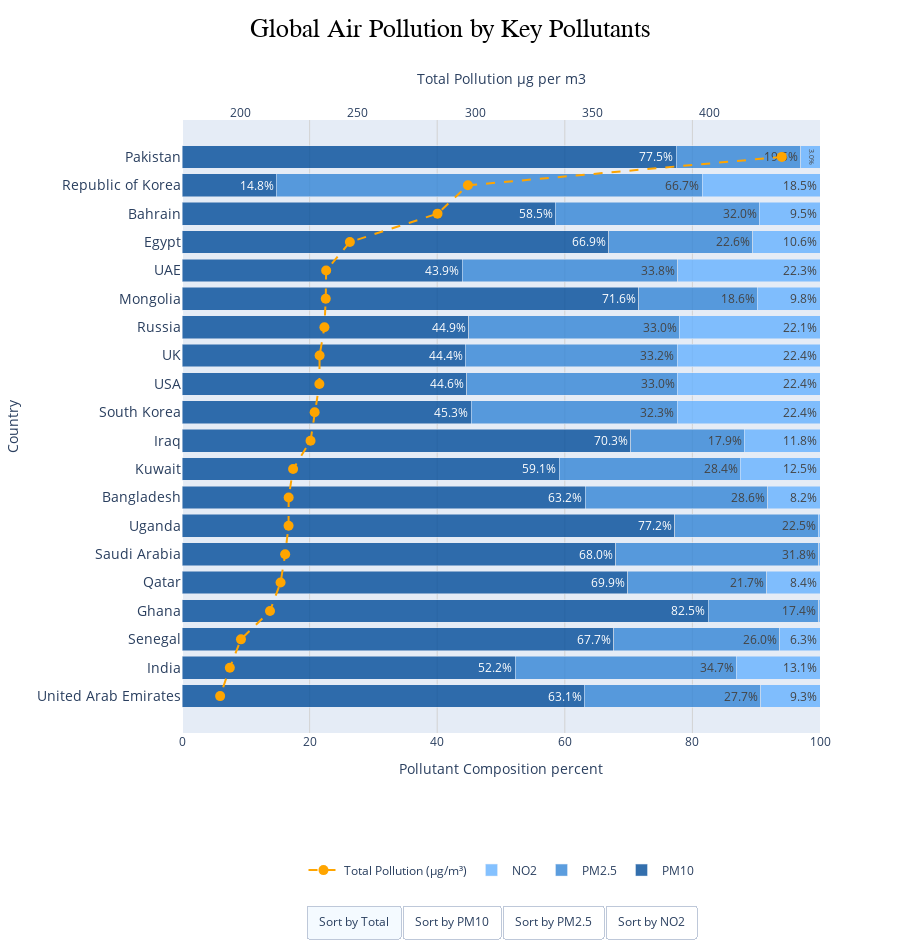

The notebook cell this image was saved under:
### Code cell
import plotly.graph_objects as go
import pandas as pd

merged_final['Total'] = merged_final['PM10'] + merged_final['PM2.5'] + merged_final['NO2']
merged_final['PM10_percent'] = merged_final['PM10'] / merged_final['Total'] * 100
merged_final['PM2.5_percent'] = merged_final['PM2.5'] / merged_final['Total'] * 100
merged_final['NO2_percent'] = merged_final['NO2'] / merged_final['Total'] * 100

# Top 20 countries initially by Total
top_countries = merged_final.sort_values(by='Total', ascending=False).head(20).reset_index(drop=True)

MONO_COLORS = {
    'PM10_percent': 'rgba(0, 76, 153, 0.8)',
    'PM2.5_percent': 'rgba(51, 133, 214, 0.8)',
    'NO2_percent': 'rgba(102, 178, 255, 0.8)'
}
TOTAL_COLOR = 'orange'
def create_traces(df):
    traces = []
    for pollutant in ['PM10_percent', 'PM2.5_percent', 'NO2_percent']:
        traces.append(go.Bar(
            x=df[pollutant],
            y=df['Country'],
            name=pollutant.replace('_percent', ''),
            orientation='h',
            marker=dict(color=MONO_COLORS[pollutant]),
            text=[f"{v:.1f}%" if v>1 else "" for v in df[pollutant]], 
            textposition='inside',
            hovertemplate=(
                "<b>%{y}</b><br>" +
                pollutant.replace('_percent', '') + ": %{customdata:.1f} µg/m³<extra></extra>"
            ),
            customdata=(df[pollutant] * df['Total'] / 100)  
        ))
    # Pollution line
    traces.append(go.Scatter(
        x=df['Total'],
        y=df['Country'],
        mode='markers+lines',
        name='Total Pollution (µg/m³)',
        marker=dict(color=TOTAL_COLOR, size=10),
        line=dict(color=TOTAL_COLOR, width=2, dash='dash'),
        hovertemplate="<b>%{y}</b><br>Total: %{x:.1f} µg/m³<extra></extra>",
        xaxis='x2'
    ))
    return traces

fig = go.Figure(data=create_traces(top_countries.sort_values(by='Total', ascending=False)))

# Buttons
buttons = []
for col in ['Total', 'PM10', 'PM2.5', 'NO2']:
    sorted_df = top_countries.sort_values(by=col, ascending=False).reset_index(drop=True)
    sorted_df['PM10_percent'] = sorted_df['PM10'] / sorted_df['Total'] * 100
    sorted_df['PM2.5_percent'] = sorted_df['PM2.5'] / sorted_df['Total'] * 100
    sorted_df['NO2_percent'] = sorted_df['NO2'] / sorted_df['Total'] * 100

    buttons.append(dict(
        label=f"Sort by {col}",
        method="update",
        args=[{
            'x': [sorted_df['PM10_percent'], sorted_df['PM2.5_percent'], sorted_df['NO2_percent'], sorted_df['Total']],
            'y': [sorted_df['Country']]*4,
            'text': [
                [f"{v:.1f}%" if v>1 else "" for v in sorted_df['PM10_percent']],
                [f"{v:.1f}%" if v>1 else "" for v in sorted_df['PM2.5_percent']],
                [f"{v:.1f}%" if v>1 else "" for v in sorted_df['NO2_percent']],
                None  # scatter trace has no text
            ],
            'customdata': [
                sorted_df['PM10'] , sorted_df['PM2.5'], sorted_df['NO2'], sorted_df['Total']
            ]
        },
        {'layout.title.text': f")"}]
    ))

fig.update_layout(
    
    barmode='stack',
    height=950,  
    margin=dict(t=120, b=120),
    xaxis=dict(
        title='Pollutant Composition percent',
        range=[0, 100],
        showgrid=True,
        gridcolor='lightgray'
    ),
    xaxis2=dict(
        title='Total Pollution µg per m3',
        overlaying='x',
        side='top',
        showgrid=False
    ),
    yaxis=dict(
        title='Country',
        autorange='reversed',
        tickfont=dict(size=14),       
        automargin=True               
    ),
    legend=dict(
        orientation='h',
        yanchor='top',
        y=-0.2,
        xanchor='center',
        x=0.5
    ),
    updatemenus=[dict(
        type="buttons",
        direction="right",
        x=0.5,
        y=-0.28,
        showactive=True,
        buttons=buttons,
        xanchor='center',
        yanchor='top'
    )]
)

for trace in fig.data:
    if isinstance(trace, go.Bar):
        trace.width = 0.8 

fig.update_layout(
    title=dict(
        text='Global Air Pollution by Key Pollutants',
        x=0.5,         
        y=0.98,        
        font=dict(size=26, color='black', family='Arial, sans-serif')
    )
)

fig.show()

### Figure 1 — Plotly figure (JSON) as saved in the notebook; plotly's stock layout.template omitted (floating-point values rounded to 4 significant figures)
{"data": [{"customdata": [333.5, 43.93, 166.2, 165.0, 103.9, 169.2, 105.9, 103.8, 104.3, 105.0, 161.6, 131.5, 139.4, 170.4, 148.9, 151.8, 175.4, 135.5, 102.1, 120.7], "hovertemplate": "<b>%{y}</b><br>PM10: %{customdata:.1f} µg/m³<extra></extra>", "marker": {"color": "rgba(0, 76, 153, 0.8)"}, "name": "PM10", "orientation": "h", "text": ["77.5%", "14.8%", "58.5%", "66.9%", "43.9%", "71.6%", "44.9%", "44.4%", "44.6%", "45.3%", "70.3%", "59.1%", "63.2%", "77.2%", "68.0%", "69.9%", "82.5%", "67.7%", "52.2%", "63.1%"], "textposition": "inside", "type": "bar", "width": 0.8, "x": [77.45, 14.79, 58.53, 66.88, 43.91, 71.58, 44.92, 44.42, 44.62, 45.32, 70.3, 59.1, 63.18, 77.25, 67.96, 69.87, 82.46, 67.65, 52.2, 63.07], "y": ["Pakistan", "Republic of Korea", "Bahrain", "Egypt", "UAE", "Mongolia", "Russia", "UK", "USA", "South Korea", "Iraq", "Kuwait", "Bangladesh", "Uganda", "Saudi Arabia", "Qatar", "Ghana", "Senegal", "India", "United Arab Emirates"]}, {"customdata": [84.12, 198.1, 90.76, 55.64, 80.01, 43.99, 77.88, 77.61, 77.11, 74.8, 41.07, 63.24, 63.09, 49.64, 69.69, 47.23, 36.9, 52.09, 67.86, 52.98], "hovertemplate": "<b>%{y}</b><br>PM2.5: %{customdata:.1f} µg/m³<extra></extra>", "marker": {"color": "rgba(51, 133, 214, 0.8)"}, "name": "PM2.5", "orientation": "h", "text": ["19.5%", "66.7%", "32.0%", "22.6%", "33.8%", "18.6%", "33.0%", "33.2%", "33.0%", "32.3%", "17.9%", "28.4%", "28.6%", "22.5%", "31.8%", "21.7%", "17.4%", "26.0%", "34.7%", "27.7%"], "textposition": "inside", "type": "bar", "width": 0.8, "x": [19.53, 66.72, 31.96, 22.56, 33.82, 18.61, 33.02, 33.2, 33.0, 32.29, 17.86, 28.42, 28.59, 22.5, 31.8, 21.75, 17.35, 26.01, 34.7, 27.67], "y": ["Pakistan", "Republic of Korea", "Bahrain", "Egypt", "UAE", "Mongolia", "Russia", "UK", "USA", "South Korea", "Iraq", "Kuwait", "Bangladesh", "Uganda", "Saudi Arabia", "Qatar", "Ghana", "Senegal", "India", "United Arab Emirates"]}, {"customdata": [12.96, 54.89, 27.01, 26.06, 52.68, 23.2, 52.03, 52.33, 52.3, 51.88, 27.22, 27.76, 18.15, 0.546, 0.5143, 18.2, 0.4, 12.71, 25.63, 17.73], "hovertemplate": "<b>%{y}</b><br>NO2: %{customdata:.1f} µg/m³<extra></extra>", "marker": {"color": "rgba(102, 178, 255, 0.8)"}, "name": "NO2", "orientation": "h", "text": ["3.0%", "18.5%", "9.5%", "10.6%", "22.3%", "9.8%", "22.1%", "22.4%", "22.4%", "22.4%", "11.8%", "12.5%", "8.2%", "", "", "8.4%", "", "6.3%", "13.1%", "9.3%"], "textposition": "inside", "type": "bar", "width": 0.8, "x": [3.01, 18.49, 9.511, 10.56, 22.27, 9.813, 22.06, 22.38, 22.38, 22.39, 11.84, 12.48, 8.228, 0.2475, 0.2347, 8.38, 0.1881, 6.343, 13.1, 9.263], "y": ["Pakistan", "Republic of Korea", "Bahrain", "Egypt", "UAE", "Mongolia", "Russia", "UK", "USA", "South Korea", "Iraq", "Kuwait", "Bangladesh", "Uganda", "Saudi Arabia", "Qatar", "Ghana", "Senegal", "India", "United Arab Emirates"]}, {"hovertemplate": "<b>%{y}</b><br>Total: %{x:.1f} µg/m³<extra></extra>", "line": {"color": "orange", "dash": "dash", "width": 2}, "marker": {"color": "orange", "size": 10}, "mode": "markers+lines", "name": "Total Pollution (µg/m³)", "type": "scatter", "x": [430.6, 296.9, 284.0, 246.7, 236.6, 236.4, 235.8, 233.8, 233.7, 231.7, 229.9, 222.5, 220.6, 220.6, 219.1, 217.2, 212.7, 200.3, 195.6, 191.5], "xaxis": "x2", "y": ["Pakistan", "Republic of Korea", "Bahrain", "Egypt", "UAE", "Mongolia", "Russia", "UK", "USA", "South Korea", "Iraq", "Kuwait", "Bangladesh", "Uganda", "Saudi Arabia", "Qatar", "Ghana", "Senegal", "India", "United Arab Emirates"]}], "layout": {"barmode": "stack", "height": 950, "legend": {"orientation": "h", "x": 0.5, "xanchor": "center", "y": -0.2, "yanchor": "top"}, "margin": {"b": 120, "t": 120}, "title": {"font": {"color": "black", "family": "Arial, sans-serif", "size": 26}, "text": "Global Air Pollution by Key Pollutants", "x": 0.5, "y": 0.98}, "updatemenus": [{"buttons": [{"args": [{"customdata": [[333.5, 43.93, 166.2, 165.0, 103.9, 169.2, 105.9, 103.8, 104.3, 105.0, 161.6, 131.5, 139.4, 170.4, 148.9, 151.8, 175.4, 135.5, 102.1, 120.7], [84.12, 198.1, 90.76, 55.64, 80.01, 43.99, 77.88, 77.61, 77.11, 74.8, 41.07, 63.24, 63.09, 49.64, 69.69, 47.23, 36.9, 52.09, 67.86, 52.98], [12.96, 54.89, 27.01, 26.06, 52.68, 23.2, 52.03, 52.33, 52.3, 51.88, 27.22, 27.76, 18.15, 0.546, 0.5143, 18.2, 0.4, 12.71, 25.63, 17.73], [430.6, 296.9, 284.0, 246.7, 236.6, 236.4, 235.8, 233.8, 233.7, 231.7, 229.9, 222.5, 220.6, 220.6, 219.1, 217.2, 212.7, 200.3, 195.6, 191.5]], "text": [["77.5%", "14.8%", "58.5%", "66.9%", "43.9%", "71.6%", "44.9%", "44.4%", "44.6%", "45.3%", "70.3%", "59.1%", "63.2%", "77.2%", "68.0%", "69.9%", "82.5%", "67.7%", "52.2%", "63.1%"], ["19.5%", "66.7%", "32.0%", "22.6%", "33.8%", "18.6%", "33.0%", "33.2%", "33.0%", "32.3%", "17.9%", "28.4%", "28.6%", "22.5%", "31.8%", "21.7%", "17.4%", "26.0%", "34.7%", "27.7%"], ["3.0%", "18.5%", "9.5%", "10.6%", "22.3%", "9.8%", "22.1%", "22.4%", "22.4%", "22.4%", "11.8%", "12.5%", "8.2%", "", "", "8.4%", "", "6.3%", "13.1%", "9.3%"], null], "x": [[77.45, 14.79, 58.53, 66.88, 43.91, 71.58, 44.92, 44.42, 44.62, 45.32, 70.3, 59.1, 63.18, 77.25, 67.96, 69.87, 82.46, 67.65, 52.2, 63.07], [19.53, 66.72, 31.96, 22.56, 33.82, 18.61, 33.02, 33.2, 33.0, 32.29, 17.86, 28.42, 28.59, 22.5, 31.8, 21.75, 17.35, 26.01, 34.7, 27.67], [3.01, 18.49, 9.511, 10.56, 22.27, 9.813, 22.06, 22.38, 22.38, 22.39, 11.84, 12.48, 8.228, 0.2475, 0.2347, 8.38, 0.1881, 6.343, 13.1, 9.263], [430.6, 296.9, 284.0, 246.7, 236.6, 236.4, 235.8, 233.8, 233.7, 231.7, 229.9, 222.5, 220.6, 220.6, 219.1, 217.2, 212.7, 200.3, 195.6, 191.5]], "y": [["Pakistan", "Republic of Korea", "Bahrain", "Egypt", "UAE", "Mongolia", "Russia", "UK", "USA", "South Korea", "Iraq", "Kuwait", "Bangladesh", "Uganda", "Saudi Arabia", "Qatar", "Ghana", "Senegal", "India", "United Arab Emirates"], ["Pakistan", "Republic of Korea", "Bahrain", "Egypt", "UAE", "Mongolia", "Russia", "UK", "USA", "South Korea", "Iraq", "Kuwait", "Bangladesh", "Uganda", "Saudi Arabia", "Qatar", "Ghana", "Senegal", "India", "United Arab Emirates"], ["Pakistan", "Republic of Korea", "Bahrain", "Egypt", "UAE", "Mongolia", "Russia", "UK", "USA", "South Korea", "Iraq", "Kuwait", "Bangladesh", "Uganda", "Saudi Arabia", "Qatar", "Ghana", "Senegal", "India", "United Arab Emirates"], ["Pakistan", "Republic of Korea", "Bahrain", "Egypt", "UAE", "Mongolia", "Russia", "UK", "USA", "South Korea", "Iraq", "Kuwait", "Bangladesh", "Uganda", "Saudi Arabia", "Qatar", "Ghana", "Senegal", "India", "United Arab Emirates"]]}, {"layout.title.text": ")"}], "label": "Sort by Total", "method": "update"}, {"args": [{"customdata": [[333.5, 175.4, 170.4, 169.2, 166.2, 165.0, 161.6, 151.8, 148.9, 139.4, 135.5, 131.5, 120.7, 105.9, 105.0, 104.3, 103.9, 103.8, 102.1, 43.93], [84.12, 36.9, 49.64, 43.99, 90.76, 55.64, 41.07, 47.23, 69.69, 63.09, 52.09, 63.24, 52.98, 77.88, 74.8, 77.11, 80.01, 77.61, 67.86, 198.1], [12.96, 0.4, 0.546, 23.2, 27.01, 26.06, 27.22, 18.2, 0.5143, 18.15, 12.71, 27.76, 17.73, 52.03, 51.88, 52.3, 52.68, 52.33, 25.63, 54.89], [430.6, 212.7, 220.6, 236.4, 284.0, 246.7, 229.9, 217.2, 219.1, 220.6, 200.3, 222.5, 191.5, 235.8, 231.7, 233.7, 236.6, 233.8, 195.6, 296.9]], "text": [["77.5%", "82.5%", "77.2%", "71.6%", "58.5%", "66.9%", "70.3%", "69.9%", "68.0%", "63.2%", "67.7%", "59.1%", "63.1%", "44.9%", "45.3%", "44.6%", "43.9%", "44.4%", "52.2%", "14.8%"], ["19.5%", "17.4%", "22.5%", "18.6%", "32.0%", "22.6%", "17.9%", "21.7%", "31.8%", "28.6%", "26.0%", "28.4%", "27.7%", "33.0%", "32.3%", "33.0%", "33.8%", "33.2%", "34.7%", "66.7%"], ["3.0%", "", "", "9.8%", "9.5%", "10.6%", "11.8%", "8.4%", "", "8.2%", "6.3%", "12.5%", "9.3%", "22.1%", "22.4%", "22.4%", "22.3%", "22.4%", "13.1%", "18.5%"], null], "x": [[77.45, 82.46, 77.25, 71.58, 58.53, 66.88, 70.3, 69.87, 67.96, 63.18, 67.65, 59.1, 63.07, 44.92, 45.32, 44.62, 43.91, 44.42, 52.2, 14.79], [19.53, 17.35, 22.5, 18.61, 31.96, 22.56, 17.86, 21.75, 31.8, 28.59, 26.01, 28.42, 27.67, 33.02, 32.29, 33.0, 33.82, 33.2, 34.7, 66.72], [3.01, 0.1881, 0.2475, 9.813, 9.511, 10.56, 11.84, 8.38, 0.2347, 8.228, 6.343, 12.48, 9.263, 22.06, 22.39, 22.38, 22.27, 22.38, 13.1, 18.49], [430.6, 212.7, 220.6, 236.4, 284.0, 246.7, 229.9, 217.2, 219.1, 220.6, 200.3, 222.5, 191.5, 235.8, 231.7, 233.7, 236.6, 233.8, 195.6, 296.9]], "y": [["Pakistan", "Ghana", "Uganda", "Mongolia", "Bahrain", "Egypt", "Iraq", "Qatar", "Saudi Arabia", "Bangladesh", "Senegal", "Kuwait", "United Arab Emirates", "Russia", "South Korea", "USA", "UAE", "UK", "India", "Republic of Korea"], ["Pakistan", "Ghana", "Uganda", "Mongolia", "Bahrain", "Egypt", "Iraq", "Qatar", "Saudi Arabia", "Bangladesh", "Senegal", "Kuwait", "United Arab Emirates", "Russia", "South Korea", "USA", "UAE", "UK", "India", "Republic of Korea"], ["Pakistan", "Ghana", "Uganda", "Mongolia", "Bahrain", "Egypt", "Iraq", "Qatar", "Saudi Arabia", "Bangladesh", "Senegal", "Kuwait", "United Arab Emirates", "Russia", "South Korea", "USA", "UAE", "UK", "India", "Republic of Korea"], ["Pakistan", "Ghana", "Uganda", "Mongolia", "Bahrain", "Egypt", "Iraq", "Qatar", "Saudi Arabia", "Bangladesh", "Senegal", "Kuwait", "United Arab Emirates", "Russia", "South Korea", "USA", "UAE", "UK", "India", "Republic of Korea"]]}, {"layout.title.text": ")"}], "label": "Sort by PM10", "method": "update"}, {"args": [{"customdata": [[43.93, 166.2, 333.5, 103.9, 105.9, 103.8, 104.3, 105.0, 148.9, 102.1, 131.5, 139.4, 165.0, 120.7, 135.5, 170.4, 151.8, 169.2, 161.6, 175.4], [198.1, 90.76, 84.12, 80.01, 77.88, 77.61, 77.11, 74.8, 69.69, 67.86, 63.24, 63.09, 55.64, 52.98, 52.09, 49.64, 47.23, 43.99, 41.07, 36.9], [54.89, 27.01, 12.96, 52.68, 52.03, 52.33, 52.3, 51.88, 0.5143, 25.63, 27.76, 18.15, 26.06, 17.73, 12.71, 0.546, 18.2, 23.2, 27.22, 0.4], [296.9, 284.0, 430.6, 236.6, 235.8, 233.8, 233.7, 231.7, 219.1, 195.6, 222.5, 220.6, 246.7, 191.5, 200.3, 220.6, 217.2, 236.4, 229.9, 212.7]], "text": [["14.8%", "58.5%", "77.5%", "43.9%", "44.9%", "44.4%", "44.6%", "45.3%", "68.0%", "52.2%", "59.1%", "63.2%", "66.9%", "63.1%", "67.7%", "77.2%", "69.9%", "71.6%", "70.3%", "82.5%"], ["66.7%", "32.0%", "19.5%", "33.8%", "33.0%", "33.2%", "33.0%", "32.3%", "31.8%", "34.7%", "28.4%", "28.6%", "22.6%", "27.7%", "26.0%", "22.5%", "21.7%", "18.6%", "17.9%", "17.4%"], ["18.5%", "9.5%", "3.0%", "22.3%", "22.1%", "22.4%", "22.4%", "22.4%", "", "13.1%", "12.5%", "8.2%", "10.6%", "9.3%", "6.3%", "", "8.4%", "9.8%", "11.8%", ""], null], "x": [[14.79, 58.53, 77.45, 43.91, 44.92, 44.42, 44.62, 45.32, 67.96, 52.2, 59.1, 63.18, 66.88, 63.07, 67.65, 77.25, 69.87, 71.58, 70.3, 82.46], [66.72, 31.96, 19.53, 33.82, 33.02, 33.2, 33.0, 32.29, 31.8, 34.7, 28.42, 28.59, 22.56, 27.67, 26.01, 22.5, 21.75, 18.61, 17.86, 17.35], [18.49, 9.511, 3.01, 22.27, 22.06, 22.38, 22.38, 22.39, 0.2347, 13.1, 12.48, 8.228, 10.56, 9.263, 6.343, 0.2475, 8.38, 9.813, 11.84, 0.1881], [296.9, 284.0, 430.6, 236.6, 235.8, 233.8, 233.7, 231.7, 219.1, 195.6, 222.5, 220.6, 246.7, 191.5, 200.3, 220.6, 217.2, 236.4, 229.9, 212.7]], "y": [["Republic of Korea", "Bahrain", "Pakistan", "UAE", "Russia", "UK", "USA", "South Korea", "Saudi Arabia", "India", "Kuwait", "Bangladesh", "Egypt", "United Arab Emirates", "Senegal", "Uganda", "Qatar", "Mongolia", "Iraq", "Ghana"], ["Republic of Korea", "Bahrain", "Pakistan", "UAE", "Russia", "UK", "USA", "South Korea", "Saudi Arabia", "India", "Kuwait", "Bangladesh", "Egypt", "United Arab Emirates", "Senegal", "Uganda", "Qatar", "Mongolia", "Iraq", "Ghana"], ["Republic of Korea", "Bahrain", "Pakistan", "UAE", "Russia", "UK", "USA", "South Korea", "Saudi Arabia", "India", "Kuwait", "Bangladesh", "Egypt", "United Arab Emirates", "Senegal", "Uganda", "Qatar", "Mongolia", "Iraq", "Ghana"], ["Republic of Korea", "Bahrain", "Pakistan", "UAE", "Russia", "UK", "USA", "South Korea", "Saudi Arabia", "India", "Kuwait", "Bangladesh", "Egypt", "United Arab Emirates", "Senegal", "Uganda", "Qatar", "Mongolia", "Iraq", "Ghana"]]}, {"layout.title.text": ")"}], "label": "Sort by PM2.5", "method": "update"}, {"args": [{"customdata": [[43.93, 103.9, 103.8, 104.3, 105.9, 105.0, 131.5, 161.6, 166.2, 165.0, 102.1, 169.2, 151.8, 139.4, 120.7, 333.5, 135.5, 170.4, 148.9, 175.4], [198.1, 80.01, 77.61, 77.11, 77.88, 74.8, 63.24, 41.07, 90.76, 55.64, 67.86, 43.99, 47.23, 63.09, 52.98, 84.12, 52.09, 49.64, 69.69, 36.9], [54.89, 52.68, 52.33, 52.3, 52.03, 51.88, 27.76, 27.22, 27.01, 26.06, 25.63, 23.2, 18.2, 18.15, 17.73, 12.96, 12.71, 0.546, 0.5143, 0.4], [296.9, 236.6, 233.8, 233.7, 235.8, 231.7, 222.5, 229.9, 284.0, 246.7, 195.6, 236.4, 217.2, 220.6, 191.5, 430.6, 200.3, 220.6, 219.1, 212.7]], "text": [["14.8%", "43.9%", "44.4%", "44.6%", "44.9%", "45.3%", "59.1%", "70.3%", "58.5%", "66.9%", "52.2%", "71.6%", "69.9%", "63.2%", "63.1%", "77.5%", "67.7%", "77.2%", "68.0%", "82.5%"], ["66.7%", "33.8%", "33.2%", "33.0%", "33.0%", "32.3%", "28.4%", "17.9%", "32.0%", "22.6%", "34.7%", "18.6%", "21.7%", "28.6%", "27.7%", "19.5%", "26.0%", "22.5%", "31.8%", "17.4%"], ["18.5%", "22.3%", "22.4%", "22.4%", "22.1%", "22.4%", "12.5%", "11.8%", "9.5%", "10.6%", "13.1%", "9.8%", "8.4%", "8.2%", "9.3%", "3.0%", "6.3%", "", "", ""], null], "x": [[14.79, 43.91, 44.42, 44.62, 44.92, 45.32, 59.1, 70.3, 58.53, 66.88, 52.2, 71.58, 69.87, 63.18, 63.07, 77.45, 67.65, 77.25, 67.96, 82.46], [66.72, 33.82, 33.2, 33.0, 33.02, 32.29, 28.42, 17.86, 31.96, 22.56, 34.7, 18.61, 21.75, 28.59, 27.67, 19.53, 26.01, 22.5, 31.8, 17.35], [18.49, 22.27, 22.38, 22.38, 22.06, 22.39, 12.48, 11.84, 9.511, 10.56, 13.1, 9.813, 8.38, 8.228, 9.263, 3.01, 6.343, 0.2475, 0.2347, 0.1881], [296.9, 236.6, 233.8, 233.7, 235.8, 231.7, 222.5, 229.9, 284.0, 246.7, 195.6, 236.4, 217.2, 220.6, 191.5, 430.6, 200.3, 220.6, 219.1, 212.7]], "y": [["Republic of Korea", "UAE", "UK", "USA", "Russia", "South Korea", "Kuwait", "Iraq", "Bahrain", "Egypt", "India", "Mongolia", "Qatar", "Bangladesh", "United Arab Emirates", "Pakistan", "Senegal", "Uganda", "Saudi Arabia", "Ghana"], ["Republic of Korea", "UAE", "UK", "USA", "Russia", "South Korea", "Kuwait", "Iraq", "Bahrain", "Egypt", "India", "Mongolia", "Qatar", "Bangladesh", "United Arab Emirates", "Pakistan", "Senegal", "Uganda", "Saudi Arabia", "Ghana"], ["Republic of Korea", "UAE", "UK", "USA", "Russia", "South Korea", "Kuwait", "Iraq", "Bahrain", "Egypt", "India", "Mongolia", "Qatar", "Bangladesh", "United Arab Emirates", "Pakistan", "Senegal", "Uganda", "Saudi Arabia", "Ghana"], ["Republic of Korea", "UAE", "UK", "USA", "Russia", "South Korea", "Kuwait", "Iraq", "Bahrain", "Egypt", "India", "Mongolia", "Qatar", "Bangladesh", "United Arab Emirates", "Pakistan", "Senegal", "Uganda", "Saudi Arabia", "Ghana"]]}, {"layout.title.text": ")"}], "label": "Sort by NO2", "method": "update"}], "direction": "right", "showactive": true, "type": "buttons", "x": 0.5, "xanchor": "center", "y": -0.28, "yanchor": "top"}], "xaxis": {"gridcolor": "lightgray", "range": [0, 100], "showgrid": true, "title": {"text": "Pollutant Composition percent"}}, "xaxis2": {"overlaying": "x", "showgrid": false, "side": "top", "title": {"text": "Total Pollution µg per m3"}}, "yaxis": {"automargin": true, "autorange": "reversed", "tickfont": {"size": 14}, "title": {"text": "Country"}}}}
